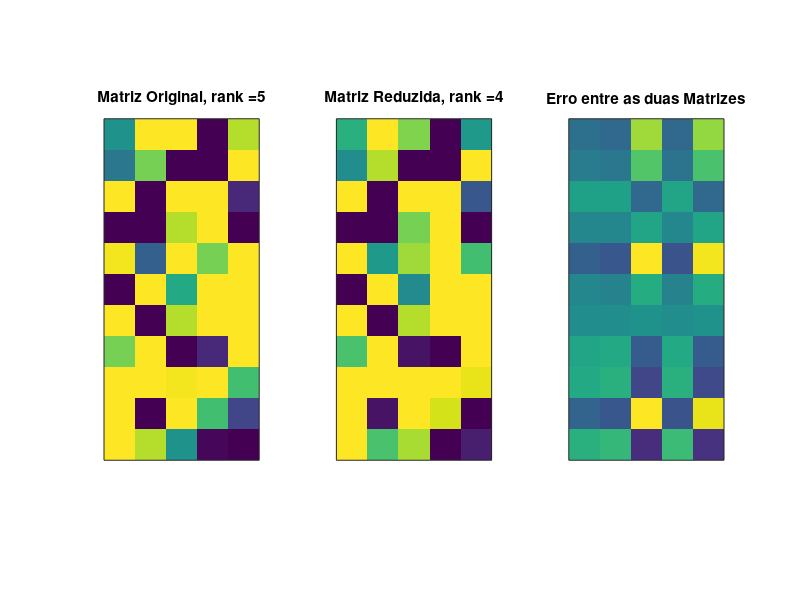

The MATLAB script that drew this image:
close all; clear all; clc;
%%
%     Curso do canal ExataMenteS
%     Aula 12 - Decomposição em Valores Singulares (SVD)
%     Se inscreva no canal e nos ajude a crescer <3
%     Vamos melhorar o Brasil atráves da tecnologia :)
%%

% Escolhendo de forma aleatória as linhas e colunas da matriz;
m = abs(round(10 * randn(1))); n = abs(round(10 * randn(1)));

% Criando a matriz;
A = round(10 * randn(m, n));
k0 = rank(A);

% Utilizando a função svd(X) para decompor a matriz;
[U,S,V] = svd(A); % Unitário quadrada(Umxm), retângular Diagonal com valores decrescentes em sua diagonal(Smxn)e Unitário quadrada(Vnxn);
V_real = V';
% rank escolhido de forma aleatória, mas é arbitrário;
if k0 > 1
    k1 = k0 - randi([1, k0 - 1]); 
else
    k1 = 1;
end
%Inicializando a matriz A1 com zeros
A1 = zeros(m, n); 

% Meu jeito!
%{
for i = 1:k1
    A1 = A1 + U(:, i) * S(i, i) * V_real(i, :);
end
%}
% Jeito melhor!
A1 = U(:,1:k1) * S(1:k1,1:k1) * V(:,1:k1)'; % Já escrever como transposta, pois trabalhamos com linha, que no caso da transposta é coluna

k2 = rank(A1);
%%

disp('Rank inicial = '); disp(k0);
disp('Rank desejado = '); disp(k1);
disp('Rank final = '); disp(k2);

% Imagem da Matriz Original
figure(1), clf
tam = [ -1 1 ] * norm(A) / 10; % Eu dividi por 10 apenas para aumentar a saturação das cores
subplot(131)
imagesc(A);
set(gca,'xtick',[],'ytick',[],'clim',tam)
axis image
title([ 'Matriz Original, rank =' num2str(rank(A)) ]) % num2str converte um Numero para uma String
                                                      % A gente declarou r como um numero mas
                                                      % no Plot da imagem ele tem que ser um character
                                                                      
% Imagem da Matriz Reduzida
subplot(132)
imagesc(A1)
set(gca,'xtick',[],'ytick',[],'clim',tam)
axis image
title([ 'Matriz Reduzida, rank =' num2str(rank(A1)) ])

% Erro entre as duas Matrizes
subplot(133)
imagesc(A-A1)
set(gca,'xtick',[],'ytick',[],'clim',tam)
axis image
title('Erro entre as duas Matrizes')

%{
%%
%     Curso do canal ExataMenteS
%     Aula 12 - Decomposição em Valores Singulares (SVD)
%     Se inscreva no canal e nos ajude a crescer <3
%     Vamos melhorar o Brasil atráves da tecnologia :)
%%
% Definindo a Matriz
m = 13;
n = 10;

% Escolhando o rank (Posto Matricial) desejado
r = 5;

% Matriz de numeros aleatorios
A = round( 13*randn(m,n) );

% Matriz SVD
[U,S,V] = svd( A );

% Reeconstrua a Matriz Original
B = U * S * V';
A - B

% Utilizando os primeiros "r"
A2 = U(:,1:r) * S(1:r,1:r) * V(:,1:r)';

% Verifique o rank e o size
rank( A2 )
size( A2 )

% Imagem da Matriz Original
figure(1), clf
tam = [ -1 1 ] * norm(A) / 10; % Eu dividi por 10 apenas para aumentar a saturação das cores
subplot(131)
imagesc(A);
set(gca,'xtick',[],'ytick',[],'clim',tam)
axis image
title([ 'Matriz Original, rank =' num2str(rank(A)) ]) % num2str converte um Numero para uma String
                                                      % A gente declarou r como um numero mas
                                                      % no Plot da imagem ele tem que ser um character
                                                                      
% Imagem da Matriz Reduzida
subplot(132)
imagesc(A2)
set(gca,'xtick',[],'ytick',[],'clim',tam)
axis image
title([ 'Matriz Reduzida, rank =' num2str(rank(A2)) ])

% Erro entre as duas Matrizes
subplot(133)
imagesc(A-A2)
set(gca,'xtick',[],'ytick',[],'clim',tam)
axis image
title('Erro entre as duas Matrizes')

%%
%}
